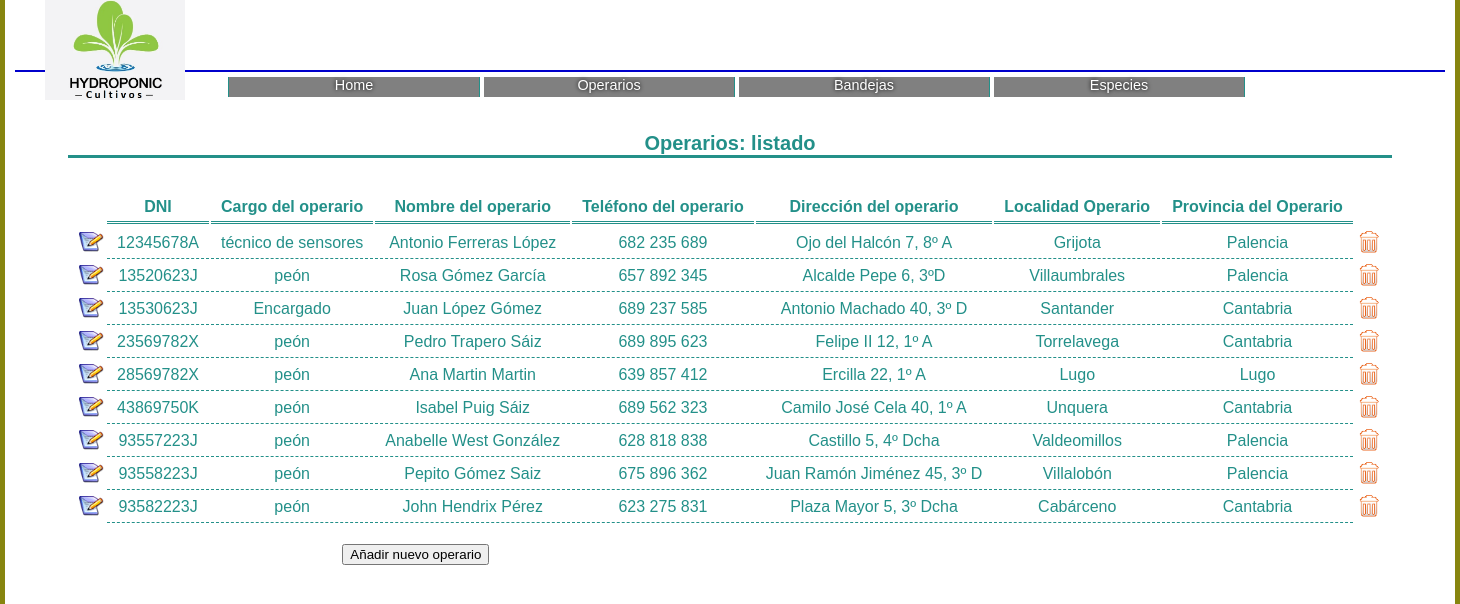
Screenshot of /operarios/operarios_listado.php with the database file from the repository.
### tables this page shows
CREATE TABLE `operarios` (
  `DNIoper` char(9) NOT NULL,
  `cargooper` varchar(30) NOT NULL COMMENT 'Cargo o función del operario',
  `nombreoper` varchar(30) NOT NULL,
  `telefoper` varchar(15) NOT NULL COMMENT 'Teléfono: 6xx xxx xxx',
  `diroper` varchar(60) NOT NULL COMMENT 'Dirección: calle, número, planta',
  `localidadoper` varchar(15) NOT NULL,
  `provinciaoper` varchar(10) NOT NULL
);

### operarios/operarios_listado.php (the view, shortened to what this page needs)
<?php
    include_once ("../bd_funciones.inc");
?>
<!DOCTYPE html>
<html lang="es">
<head>
    <link rel="stylesheet" href="../cultivos.css" />
</head>
<body>
<div id="contenedor-general">
    <?php
        include ("../cultivos_cabecera.inc");
    ?>
    <section id="contenido">
    <?php
		try {
		    $conn = Conectarse(SERVIDOR, BD_NOMBRE, BD_USUARIO, BD_PASS);
		    $sql = "SELECT DNIoper, cargooper, nombreoper, telefoper, diroper, localidadoper, provinciaoper FROM " .
		        "operarios ORDER BY DNIoper";
		    if (!($rs = mysqli_query($conn, $sql)))
		        throw new Exception('Error al realizar la consulta.');
	?>
        <table class="cultivos_datos">
            <caption>Operarios: listado</caption>
	<?php
		    if (mysqli_num_rows($rs) > 0) {
    ?>
            <tr>
                <thead>
                    <tr>
                        <th>&nbsp;</th>
                        <th class = "encab_listado">DNI</th>
                        <th class = "encab_listado">Cargo del operario</th>
                        <th class = "encab_listado">Nombre del operario</th>
                        <th class = "encab_listado">Teléfono del operario</th>
                        <th class = "encab_listado">Dirección del operario</th>
                        <th class = "encab_listado">Localidad Operario</th>
                        <th class = "encab_listado">Provincia del Operario</th>
                        <th>&nbsp;</th>
                </thead>
            </tr>
    <?php
				while($fila = mysqli_fetch_array($rs)) {
    ?>
			<tr>
			    <td><a href="./operarios_editar.php?DNIoper=<?php echo($fila['DNIoper']); ?>">
				    <img src="../images/editar.png" alt="editar"/></a></td>
				<td class="celda_listado"><?php echo($fila['DNIoper']); ?></td>
				<td class="celda_listado"><?php echo($fila['cargooper']); ?></td>
				<td class="celda_listado"><?php echo($fila['nombreoper']); ?></td>
                <td class="celda_listado"><?php echo($fila['telefoper']); ?></td>
                <td class="celda_listado"><?php echo($fila['diroper']); ?></td>
                <td class="celda_listado"><?php echo($fila['localidadoper']); ?></td>
				<td class="celda_listado"><?php echo($fila['provinciaoper']); ?></td>
				<td><a href="./operarios_eliminar.php?DNIoper=<?php echo($fila['DNIoper']); ?>">
			        <img src="../images/eliminar.png" alt="eliminar"/></a></td></tr>
    <?php   	}
			} else {
    ?>
            <tr>
                <td class="celda_listado" colspan="5">
					<span class="mensaje">No existe ningún operario aún en la base de datos</span></td></tr>
    <?php
		    }
    ?>
            <tr>
                <td colspan="5">
					<form class="cultivos_datos" action="operarios_insertar.php" method="post">
						<br/><input type="submit" value="Añadir nuevo operario" name="btn_nuevo_operario"/>
					</form></td></tr>
        </table>
    <?php
		}
        catch (Exception $e) {
			$el_error = "<p class=\"mensaje\">";
			if (!isset($sql)) $sql="";
			$el_error .= getInformationError($e,$conn,$sql);
			$el_error .= "</p>";
			echo($el_error);
        }
    ?>
    </section>
</div>
</body>
</html>

### cultivos.css (style rules this page uses)
* { margin: 0; }
html, body { padding: 0; height: 100%; }
body { background-color: #87850f; font-family: "Lucida Grande", Lucida, Verdana, sans-serif; color: #239089; text-align: center; }
#contenedor-general { //width: 960px; width: 1430px; min-height: 100%; height: auto !important; margin: auto; padding: 0px 10px 0px 10px; background-color:#FFFFFF; }
#contenido { padding: 60px 0 0 0; }
table.cultivos_datos { padding:8px; margin: auto; border: none; border-top: solid; text-align: center; }
table.cultivos_datos caption { font-size: 1.25em; font-weight: bold; }
table.cultivos_datos th.encab_listado, table.cultivos_datos td.celda_listado { vertical-align: middle; }
table.cultivos_datos th.encab_listado { padding: 30px 10px 5px; border-bottom: 3px double; }
table.cultivos_datos td.celda_listado { padding: 3px 10px; border-bottom: 1px dashed; }
table.cultivos_datos img { width: 25px; height: 25px; border: none; }
img { width: 25px; height: 25px; border: none; }

### rows the page displays
operarios: DNIoper "12345678A", cargooper "técnico de sensores", nombreoper "Antonio Ferreras López", telefoper "682 235 689", diroper "Ojo del Halcón 7, 8º A", localidadoper "Grijota", provinciaoper "Palencia"
operarios: DNIoper "13520623J", cargooper "peón", nombreoper "Rosa Gómez García", telefoper "657 892 345", diroper "Alcalde Pepe 6, 3ºD", localidadoper "Villaumbrales", provinciaoper "Palencia"
operarios: DNIoper "13530623J", cargooper "Encargado", nombreoper "Juan López Gómez", telefoper "689 237 585", diroper "Antonio Machado 40, 3º D", localidadoper "Santander", provinciaoper "Cantabria"
operarios: DNIoper "23569782X", cargooper "peón", nombreoper "Pedro Trapero Sáiz", telefoper "689 895 623", diroper "Felipe II 12, 1º A", localidadoper "Torrelavega", provinciaoper "Cantabria"
operarios: DNIoper "28569782X", cargooper "peón", nombreoper "Ana Martin Martin", telefoper "639 857 412", diroper "Ercilla 22, 1º A", localidadoper "Lugo", provinciaoper "Lugo"
operarios: DNIoper "43869750K", cargooper "peón", nombreoper "Isabel Puig Sáiz", telefoper "689 562 323", diroper "Camilo José Cela 40, 1º A", localidadoper "Unquera", provinciaoper "Cantabria"
operarios: DNIoper "93557223J", cargooper "peón", nombreoper "Anabelle West González", telefoper "628 818 838", diroper "Castillo 5, 4º Dcha", localidadoper "Valdeomillos", provinciaoper "Palencia"
operarios: DNIoper "93558223J", cargooper "peón", nombreoper "Pepito Gómez Saiz", telefoper "675 896 362", diroper "Juan Ramón Jiménez 45, 3º D", localidadoper "Villalobón", provinciaoper "Palencia"
operarios: DNIoper "93582223J", cargooper "peón", nombreoper "John Hendrix Pérez", telefoper "623 275 831", diroper "Plaza Mayor 5, 3º Dcha", localidadoper "Cabárceno", provinciaoper "Cantabria"
